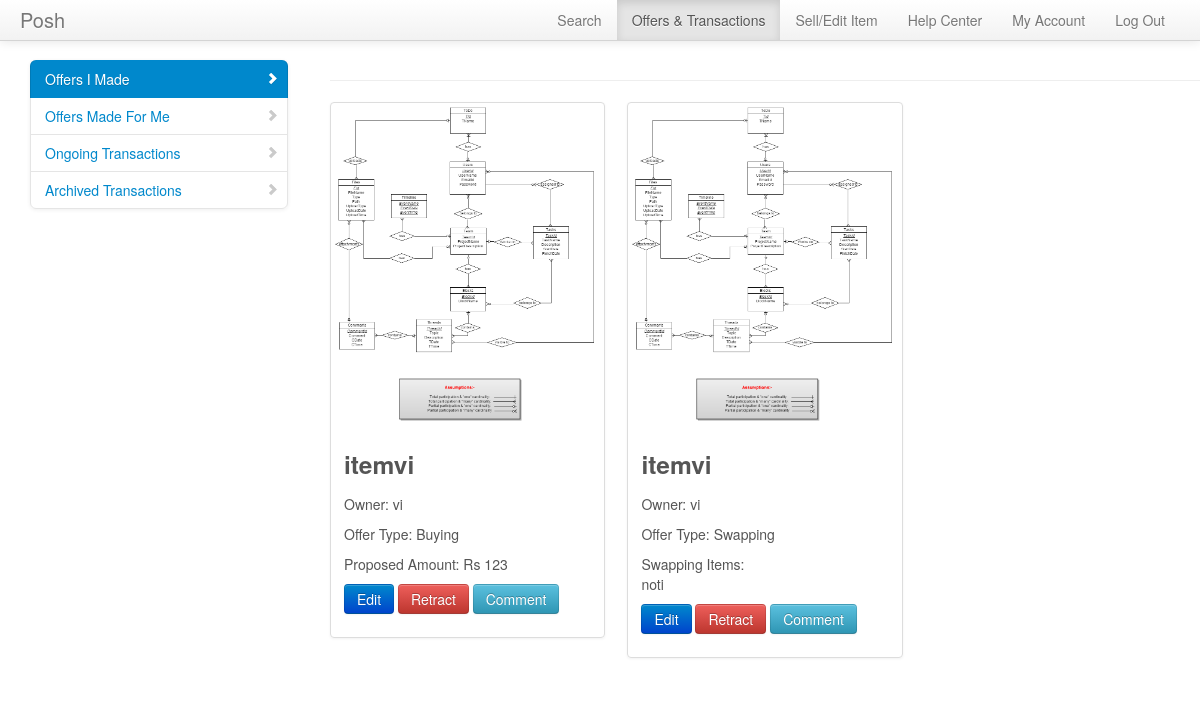
Page /manageoffers/listoffersbyme.php (signed in) on the committed database.
### tables this page shows
CREATE TABLE IF NOT EXISTS `offerdetails` (
  `offerid` int(10) NOT NULL AUTO_INCREMENT,
  `buyer` varchar(20) NOT NULL,
  `seller` varchar(20) NOT NULL,
  `ssr` varchar(10) NOT NULL,
  `sellingitem` int(10) NOT NULL,
  `offereditem1` int(10) DEFAULT NULL,
  `offereditem2` int(10) DEFAULT NULL,
  `offereditem3` int(10) DEFAULT NULL,
  `offereditem4` int(10) DEFAULT NULL,
  `cash` int(10) DEFAULT NULL,
  `timestamp` timestamp NOT NULL DEFAULT CURRENT_TIMESTAMP,
  `accepted` int(3) DEFAULT '0',
  PRIMARY KEY (`offerid`),
  KEY `seller` (`seller`),
  KEY `offereditem1` (`offereditem1`),
  KEY `offereditem2` (`offereditem2`),
  KEY `offereditem3` (`offereditem3`),
  KEY `offereditem4` (`offereditem4`),
  KEY `sellingitem` (`sellingitem`),
  KEY `buyer` (`buyer`)
);

CREATE TABLE IF NOT EXISTS `inventory` (
  `itemid` int(10) NOT NULL AUTO_INCREMENT,
  `owner` varchar(20) NOT NULL,
  `itemname` varchar(40) NOT NULL,
  `category` varchar(40) NOT NULL,
  `addedon` timestamp NOT NULL DEFAULT CURRENT_TIMESTAMP,
  `pricetag` int(10) NOT NULL,
  `description` varchar(500) NOT NULL,
  `condition` varchar(20) NOT NULL,
  `image` varchar(30) DEFAULT NULL,
  PRIMARY KEY (`itemid`),
  KEY `owner` (`owner`)
);

### meekrodb.2.1.class.php (called while the page is built, shortened)
<?php
class DB {
  protected static $mdb = null;
  public static function getMDB() {
    $mdb = DB::$mdb;
    if ($mdb === null) {
      $mdb = DB::$mdb = new MeekroDB();
    }
    return $mdb;
  }
  public static function query() { $args = func_get_args(); return call_user_func_array(array(DB::getMDB(), 'query'), $args); }
}
class MeekroDB {
  public $dbName = '';
  public $user = '';
  public $password = '';
  public $host = 'localhost';
  public $port = null;
  public $encoding = 'latin1';
  public $queryMode = 'queryAllRows';
  public $param_char = '%';
  public $named_param_seperator = '_';
  public $internal_mysql = null;
  public function __construct($host=null, $user=null, $password=null, $dbName=null, $port=null, $encoding=null) {
    if ($host === null) $host = DB::$host;
    if ($user === null) $user = DB::$user;
    if ($password === null) $password = DB::$password;
    if ($dbName === null) $dbName = DB::$dbName;
    if ($port === null) $port = DB::$port;
    if ($encoding === null) $encoding = DB::$encoding;
    $this->host = $host;
    $this->user = $user;
    $this->password = $password;
    $this->dbName = $dbName;
    $this->port = $port;
    $this->encoding = $encoding;
  }
  public function get() {
    $mysql = $this->internal_mysql;
    if ($mysql == null) {
      if (! $this->port) $this->port = ini_get('mysqli.default_port');
      $mysql = new mysqli($this->host, $this->user, $this->password, $this->dbName, $this->port);
      $mysql->set_charset($this->encoding);
      $this->internal_mysql = $mysql;
    }
    return $mysql;
  }
  public function escape($str) {
    $db = $this->get();
    return $db->real_escape_string($str);
  }
  protected function prependCall($function, $args, $prepend) {
    array_unshift($args, $prepend);
    return call_user_func_array($function, $args);
  }
  protected function wrapStr($strOrArray, $wrapChar, $escape = false) {
    if (! is_array($strOrArray)) {
      if ($escape) return $wrapChar . $this->escape($strOrArray) . $wrapChar;
      else return $wrapChar . $strOrArray . $wrapChar;
    } else {
      $R = array();
      foreach ($strOrArray as $element) {
        $R[] = $this->wrapStr($element, $wrapChar, $escape);
      }
      return $R;
    }
  }
  public function parseQueryParamsNew() {
    $args = func_get_args();
    $sql = array_shift($args);
    $args_all = $args;
    $posList = array();
    $pos_adj = 0;
    $param_char_length = strlen($this->param_char);
    $named_seperator_length = strlen($this->named_param_seperator);
    $types = array(
      $this->param_char . 'll',
      $this->param_char . 'ls',
      $this->param_char . 'l',
      $this->param_char . 'li',
      $this->param_char . 'ld',
      $this->param_char . 'lb',
      $this->param_char . 's',
      $this->param_char . 'i',
      $this->param_char . 'd',
      $this->param_char . 'b',
      $this->param_char . 'ss'
    );
    foreach ($types as $type) {
      $lastPos = 0;
      while (($pos = strpos($sql, $type, $lastPos)) !== false) {
        $lastPos = $pos + 1;
        $posList[$pos] = $type;
      }
    }
    ksort($posList);
    foreach ($posList as $pos => $type) {
      $type = substr($type, $param_char_length);
      $length_type = strlen($type) + $param_char_length;
      $new_pos = $pos + $pos_adj;
      $new_pos_back = $new_pos + $length_type;
      if ($arg_number_length = strspn($sql, '0123456789', $new_pos_back)) {
        $arg_number = substr($sql, $new_pos_back, $arg_number_length);
        if (! isset($args_all[$arg_number])) $this->nonSQLError("Non existent argument reference (arg $arg_number): $sql");
        $arg = $args_all[$arg_number];
      } else {
        $arg = array_shift($args);
      }
      if (in_array($type, array('s', 'i', 'd', 'b', 'l'))) {
        $array_type = false;
        $arg = array($arg);
        $type = 'l' . $type;
      } else if ($type == 'ss') {
        $result = "'%" . $this->escape(str_replace(array('%', '_'), array('\%', '\_'), $arg)) . "%'";
      } else {
        $array_type = true;
        if (! is_array($arg)) $this->nonSQLError("Badly formatted SQL query: $sql -- expecting array, but didn't get one!");
      }
      if ($type == 'ls') $result = $this->wrapStr($arg, "'", true);
      else if ($type == 'li') $result = array_map('intval', $arg);
      else if ($type == 'ld') $result = array_map('floatval', $arg);
      else if ($type == 'lb') $result = array_map(array($this, 'formatTableName'), $arg);
      else if ($type == 'll') $result = $arg;
      else if (! $result) $this->nonSQLError("Badly formatted SQL query: $sql");
      if (is_array($result)) {
        if (! $array_type) $result = $result[0];
        else $result = '(' . implode(',', $result) . ')';
      }
      $sql = substr_replace($sql, $result, $new_pos, $length_type + $arg_number_length);
      $pos_adj += strlen($result) - ($length_type + $arg_number_length);
    }
    return $sql;
  }
  public function parseQueryParams() {
    $args = func_get_args();
    if (is_string($args[1]) && preg_match('/^[is]+$/', $args[1]) && substr_count($args[0], '?') > 0)
      return call_user_func_array(array($this, 'parseQueryParamsOld'), $args);
    else
      return call_user_func_array(array($this, 'parseQueryParamsNew'), $args);
  }
  public function query() {
    $args = func_get_args();
    if ($this->queryMode == 'buffered' || $this->queryMode == 'unbuffered') {
      return $this->prependCall(array($this, 'queryHelper'), $args, $this->queryMode);
    } else {
      return call_user_func_array(array($this, 'queryAllRows'), $args);
    }
  }
  public function queryUnbuf() { $args = func_get_args(); return $this->prependCall(array($this, 'queryHelper'), $args, 'unbuffered'); }
  protected function queryHelper() {
    $args = func_get_args();
    $type = array_shift($args);
    $is_buffered = ($type == 'buffered');
    $is_null = ($type == 'null');
    $sql = call_user_func_array(array($this, 'parseQueryParams'), $args);
    $db = $this->get();
    $result = $db->query($sql, $is_buffered ? MYSQLI_STORE_RESULT : MYSQLI_USE_RESULT);
    return $result;
  }
  public function queryAllRows() {
    $args = func_get_args();
    $query = call_user_func_array(array($this, 'queryUnbuf'), $args);
    $result = $this->fetchAllRows($query);
    return $result;
  }
  protected function checkError() {
    return false;
  }
  public function fetchRow($result = null) {
    return $result->fetch_assoc();
  }
  public function fetchAllRows($result = null) {
    $A = array();
    while ($row = $this->fetchRow($result)) {
      $A[] = $row;
    }
    return $A;
  }
}
?>

### manageoffers/listoffersbyme.php (the view, shortened to what this page needs)
<!DOCTYPE html>
<html lang="en">
  <head>
    <link href="../bootstrap/css/bootstrap.css" rel="stylesheet">
	<link href="../bootstrap/css/docs.css" rel="stylesheet">
    <link href="../bootstrap/css/bootstrap-responsive.css" rel="stylesheet">
	</head>
	<body>
		<div class="navbar navbar-fixed-top">
			<div class="navbar-inner">
				<div class="container" style="width: auto; padding: 0 20px;">
					<a class="brand" href="#">Posh</a>
					<ul class="nav pull-right">
						<li><a href="../search/searchhome.php">Search</a></li>
						<li class="active"><a href="../manageoffers/listoffersbyme.php">Offers & Transactions</a></li>
						<li><a href="../inventory/viewitems.php">Sell/Edit Item</a></li>
						<li><a href="../helpcenter.php">Help Center</a></li>
						<li><a href="../userdetails.php">My Account</a></li>
						<li><a href="../login/logout.php">Log Out</a></li>
					</ul>
				</div>
			</div>
		</div>
		<div class="container" style="width: auto; padding: 20px 0px 0px 0px;">
			<div class="span3">
			<div class="row-fluid">
			<div class="bs-docs-sidebar">
				<ul class="nav nav-list bs-docs-sidenav">
					<li class="active"><a href=""><i class="icon-chevron-right"></i>Offers I Made</a></li>
					<li ><a href="listoffersforme.php"><i class="icon-chevron-right"></i>Offers Made For Me</a></li>
					<li><a href="../transactions/viewongoing.php"><i class="icon-chevron-right"></i>Ongoing Transactions</a></li>
					<li><a href="../transactions/archived.php"><i class="icon-chevron-right"></i>Archived Transactions</a></li>
				</ul>
			</div>
			</div>
			</div>
			<div class="span9">
			<?php
			$tbl_name = "offerdetails";
			$offers = DB::query("SELECT * FROM $tbl_name where buyer=%s",$_SESSION['username']);
			echo '<hr>';
			echo '<div class="row-fluid">';
			echo '<ul class="thumbnails">';
			foreach($offers as $offer){
				if($offer['accepted']==0){
				$item = DB::query("SELECT * FROM inventory where itemid=%i",$offer['sellingitem']);
				$item = $item[0];
				if($item['owner']!=$_SESSION['username']){
						echo '<li class="span4">';
						echo '<div class="thumbnail">';
						echo '<img src="../upload/'.$item['image'].'" alt="">';
						echo '<div class="caption">';
						echo '<h3>'.$item['itemname'].'</h3>';
						echo '<p>Owner: '.$item['owner'].'</p>';
						if($offer['ssr']=='sell'){
							echo '<p>Offer Type: Buying </p>';
							echo '<p>Proposed Amount: Rs '.$offer['cash'].'</p>';
						}
						if($offer['ssr']=='swap'){
							echo '<p>Offer Type: Swapping </p>';
							echo '<p>Swapping Items: </br>';
							if($offer['offereditem1']!=''){
								$offereditem = DB::query("SELECT * FROM inventory where itemid=%i",$offer['offereditem1']);
								$offereditem = $offereditem[0];
								echo $offereditem['itemname'].'<br>';
							}
						}
						if($offer['ssr']=='swap')
						echo '<p><a href="editofferswap.php?offerid='.$offer['offerid'].'"> <button class="btn btn-primary">Edit</button></a>';
						if($offer['ssr']=='sell')
						echo '<p><a href="editofferbuy.php?offerid='.$offer['offerid'].'"> <button class="btn btn-primary">Edit</button></a>';
						echo ' <button onclick="showConfirmation('.$offer['offerid'].')" class="btn btn-danger">Retract</button>';
						if($offer['ssr']=='swap')
						echo '<a href="viewcommentsswap.php?offerid='.$offer['offerid'].'"> <button class="btn btn-info">Comment</button></a>';
						if($offer['ssr']=='sell')
						echo '<a href="viewcommentsbuy.php?offerid='.$offer['offerid'].'"> <button class="btn btn-info">Comment</button></a>';
						echo '</p>';
						echo '</div>';
						echo '</div>';
						echo '</li>';
					}
				}
			}
				echo '</ul>';
				echo '</div>';
				echo '</div>';
			?>
			</div>
  </body>
</html>

### manageoffers/listoffersbyme.php (style rules this page uses)
body { padding-top: 40px; }

### rows in the picture
offerdetails: sellingitem.image (picture), sellingitem.itemname "itemvi", sellingitem.owner "vi", cash "123"
offerdetails: sellingitem.image (picture), sellingitem.itemname "itemvi", sellingitem.owner "vi", offereditem1.itemname "noti"
